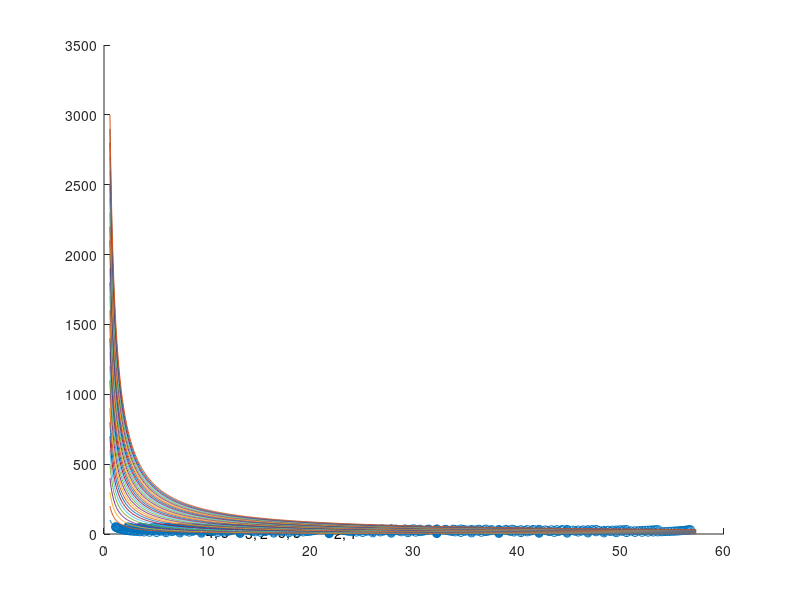

The MATLAB source for this figure: (Note: this script raises an error after producing the figure.)
% from paper https://arxiv.org/ftp/arxiv/papers/2007/2007.03542.pdf
% m, n are integers

% % plot figures given a tbg object
% tbg = TBG(cm = 5, cn = 3);
% 
% % plot real space
% fig = figure();
% ax = axes(fig);
% plot_hexagons(ax, tbg.a1l1, tbg.a2l1, 'r', 2, 1, false, [0, 0], 1);
% plot_hexagons(ax, tbg.a1l2, tbg.a2l2, 'b', 2, 1, false, [0, 0], 1);
fig = figure();
ax = axes(fig);

a1 = [3/2, -sqrt(3)/2];
a2 = [3/2, sqrt(3)/2];

p_max = 30;
mn_lim = 30;
theta_aM = [];
for n = 1:mn_lim
    for m = (n+1):mn_lim
        theta_1 = acos((n^2 + 4*n*m + m^2)/(2*(n^2 + n*m + m^2)));
        aMl1 = n*a1 + m*a2;
        aM = norm(aMl1);
        theta_aM = [theta_aM;[theta_1*180/pi, aM/norm(a1)]];
        if (m==2 && n==1) || (m==3 && n==2) ||...
                (m==5 && n==3) || (m==4 && n==3)
            text(ax, theta_1*180/pi + 0.5, aM/norm(a1) -1, sprintf("%d, %d", m, n));
        end
        hold(ax, 'on');
    end
end

scatter(ax, theta_aM(:, 1), theta_aM(:, 2));
hold(ax, 'on');

theta = 0.01:0.001:1;
for p = 1:p_max
    plot(ax, theta*180/pi, p/2*1./sin(theta/2));
    hold(ax, 'on');
end

ax.XLim = [0, 30];
ax.YLim = [0, 55];
xlabel(ax, "Rotation Angle (Degree)", "FontSize", 18);
ylabel(ax, "|A_1|/|a_1|", "FontSize", 18);


box(ax, 'on');

tighten_margin(fig, ax);
saveas(fig, '..\..\figures\commensurate_angles.png');

